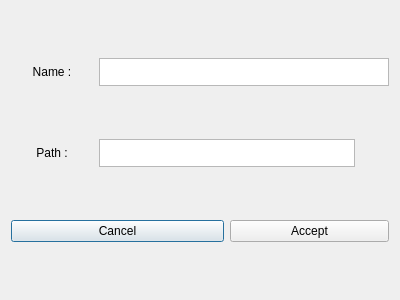
<?xml version="1.0" encoding="UTF-8"?>
<ui version="4.0">
 <class>Dialog</class>
 <widget class="QDialog" name="Dialog">
  <property name="geometry">
   <rect>
    <x>0</x>
    <y>0</y>
    <width>400</width>
    <height>300</height>
   </rect>
  </property>
  <property name="windowTitle">
   <string>Dialog</string>
  </property>
  <layout class="QHBoxLayout" name="horizontalLayout">
   <item>
    <layout class="QGridLayout" name="gridLayout">
     <item row="1" column="1" colspan="2">
      <widget class="QTextEdit" name="path_te">
       <property name="maximumSize">
        <size>
         <width>16777215</width>
         <height>28</height>
        </size>
       </property>
       <property name="verticalScrollBarPolicy">
        <enum>Qt::ScrollBarAlwaysOff</enum>
       </property>
       <property name="horizontalScrollBarPolicy">
        <enum>Qt::ScrollBarAlwaysOff</enum>
       </property>
       <property name="lineWrapMode">
        <enum>QTextEdit::NoWrap</enum>
       </property>
      </widget>
     </item>
     <item row="0" column="0">
      <widget class="QLabel" name="label">
       <property name="text">
        <string>Name :</string>
       </property>
       <property name="alignment">
        <set>Qt::AlignCenter</set>
       </property>
      </widget>
     </item>
     <item row="1" column="0">
      <widget class="QLabel" name="label_2">
       <property name="text">
        <string>Path :</string>
       </property>
       <property name="alignment">
        <set>Qt::AlignCenter</set>
       </property>
      </widget>
     </item>
     <item row="2" column="0" colspan="2">
      <widget class="QPushButton" name="cancel_btn">
       <property name="text">
        <string>Cancel</string>
       </property>
      </widget>
     </item>
     <item row="1" column="3">
      <widget class="QPushButton" name="file_btn">
       <property name="maximumSize">
        <size>
         <width>28</width>
         <height>28</height>
        </size>
       </property>
       <property name="cursor">
        <cursorShape>PointingHandCursor</cursorShape>
       </property>
       <property name="styleSheet">
        <string notr="true">QPushButton{
	background: transparent;

}</string>
       </property>
       <property name="text">
        <string/>
       </property>
       <property name="icon">
        <iconset resource="../../ressources.qrc">
         <normaloff>:/icons/ui/ressources/folder.png</normaloff>:/icons/ui/ressources/folder.png</iconset>
       </property>
       <property name="iconSize">
        <size>
         <width>28</width>
         <height>28</height>
        </size>
       </property>
       <property name="flat">
        <bool>true</bool>
       </property>
      </widget>
     </item>
     <item row="0" column="1" colspan="3">
      <widget class="QTextEdit" name="name_te">
       <property name="maximumSize">
        <size>
         <width>16777215</width>
         <height>28</height>
        </size>
       </property>
       <property name="verticalScrollBarPolicy">
        <enum>Qt::ScrollBarAlwaysOff</enum>
       </property>
       <property name="horizontalScrollBarPolicy">
        <enum>Qt::ScrollBarAlwaysOff</enum>
       </property>
      </widget>
     </item>
     <item row="2" column="2" colspan="2">
      <widget class="QPushButton" name="accept_btn">
       <property name="text">
        <string>Accept</string>
       </property>
      </widget>
     </item>
    </layout>
   </item>
  </layout>
 </widget>
 <resources>
  <include location="../../ressources.qrc"/>
 </resources>
 <connections/>
</ui>
